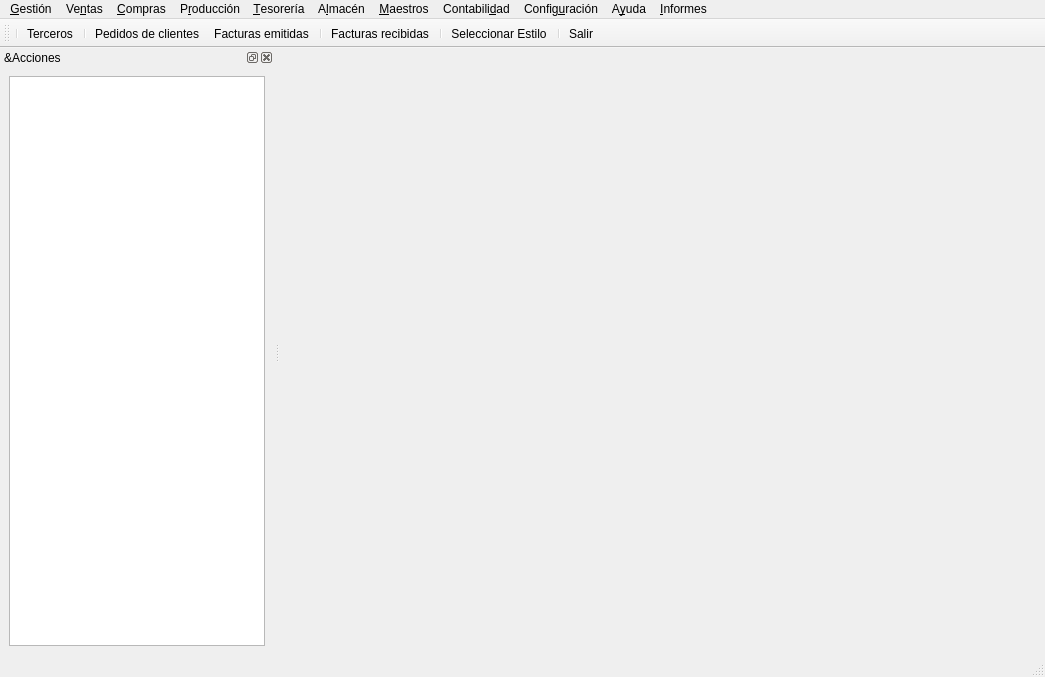
<?xml version="1.0" encoding="UTF-8"?>
<ui version="4.0">
 <class>QMainDlg</class>
 <widget class="AERPMainWindow" name="QMainDlg">
  <property name="geometry">
   <rect>
    <x>0</x>
    <y>0</y>
    <width>1045</width>
    <height>677</height>
   </rect>
  </property>
  <property name="windowTitle">
   <string>AlephERP - Aleph Sistemas de Información</string>
  </property>
  <property name="windowIcon">
   <iconset>
    <normaloff>:/aplicacion/images/alephLogoIcon.ico</normaloff>:/aplicacion/images/alephLogoIcon.ico</iconset>
  </property>
  <widget class="QWidget" name="centralwidget"/>
  <widget class="QMenuBar" name="menubar">
   <property name="geometry">
    <rect>
     <x>0</x>
     <y>0</y>
     <width>1045</width>
     <height>22</height>
    </rect>
   </property>
   <widget class="QMenu" name="menuGesti_n">
    <property name="title">
     <string>&amp;Gestión</string>
    </property>
    <addaction name="table_agenda"/>
    <addaction name="separator"/>
    <addaction name="actionClose"/>
    <addaction name="table_productos"/>
   </widget>
   <widget class="QMenu" name="menuContabilidad">
    <property name="title">
     <string>Contabili&amp;dad</string>
    </property>
    <widget class="QMenu" name="menuConfiguracionContabilidad">
     <property name="title">
      <string>&amp;Configuración</string>
     </property>
     <addaction name="table_co_grupos"/>
     <addaction name="table_co_conceptospar"/>
     <addaction name="table_co_inventario"/>
    </widget>
    <widget class="QMenu" name="menuExportar_datos">
     <property name="title">
      <string>&amp;Exportar datos</string>
     </property>
     <addaction name="actionExportContaplus"/>
    </widget>
    <addaction name="table_co_asientos"/>
    <addaction name="separator"/>
    <addaction name="table_co_cuentas"/>
    <addaction name="table_co_subcuentas"/>
    <addaction name="separator"/>
    <addaction name="menuConfiguracionContabilidad"/>
    <addaction name="separator"/>
    <addaction name="menuExportar_datos"/>
   </widget>
   <widget class="QMenu" name="menuAyuda">
    <property name="title">
     <string>A&amp;yuda</string>
    </property>
    <addaction name="actionHelp"/>
    <addaction name="separator"/>
    <addaction name="actionAbout"/>
   </widget>
   <widget class="QMenu" name="menuConfiguraci_n">
    <property name="title">
     <string>Config&amp;uración</string>
    </property>
    <addaction name="actionDocMngmnt"/>
    <addaction name="actionExportData"/>
    <addaction name="actionSelectScanSource"/>
    <addaction name="action_entornousuario"/>
    <addaction name="actionStyle"/>
    <addaction name="separator"/>
    <addaction name="table_alepherp_system"/>
    <addaction name="table_alepherp_users"/>
    <addaction name="table_alepherp_roles"/>
   </widget>
   <widget class="QMenu" name="menuTesorer_a">
    <property name="title">
     <string>&amp;Tesorería</string>
    </property>
    <widget class="QMenu" name="menuConfiguraci_n_4">
     <property name="title">
      <string>&amp;Configuración</string>
     </property>
     <addaction name="table_cajas"/>
     <addaction name="table_conceptosmovimientodinerario"/>
     <addaction name="table_comisiones"/>
     <addaction name="table_cuentasbanco"/>
     <addaction name="table_formaspago"/>
     <addaction name="table_planespago"/>
     <addaction name="table_tarjetascredito"/>
     <addaction name="table_tiposefectos"/>
    </widget>
    <addaction name="table_efectoscobro"/>
    <addaction name="table_efectospago"/>
    <addaction name="table_entradascaja"/>
    <addaction name="table_entradasbanco"/>
    <addaction name="table_traspasos"/>
    <addaction name="separator"/>
    <addaction name="menuConfiguraci_n_4"/>
   </widget>
   <widget class="QMenu" name="menuCompras">
    <property name="title">
     <string>&amp;Compras</string>
    </property>
    <widget class="QMenu" name="menuInformes_2">
     <property name="title">
      <string>&amp;Informes</string>
     </property>
     <addaction name="report_librofacturasrecibidas"/>
    </widget>
    <addaction name="table_pedidosprov"/>
    <addaction name="table_albaranesprov"/>
    <addaction name="table_facturasprov"/>
    <addaction name="separator"/>
    <addaction name="menuInformes_2"/>
   </widget>
   <widget class="QMenu" name="menuMaestros">
    <property name="title">
     <string>&amp;Maestros</string>
    </property>
    <widget class="QMenu" name="menuConfiguraci_n_General">
     <property name="title">
      <string>&amp;Configuración General</string>
     </property>
     <addaction name="table_bancos"/>
     <addaction name="table_divisas"/>
     <addaction name="table_empresas"/>
     <addaction name="table_paises"/>
     <addaction name="table_unidadesmedida"/>
     <addaction name="separator"/>
    </widget>
    <addaction name="table_centroscoste"/>
    <addaction name="table_distribucioncostes"/>
    <addaction name="table_ejercicios"/>
    <addaction name="table_gruposterceros"/>
    <addaction name="table_personas"/>
    <addaction name="table_seriesfacturacion"/>
    <addaction name="table_subcentroscoste"/>
    <addaction name="table_terceros"/>
    <addaction name="table_impuestos_irpf"/>
    <addaction name="table_impuestos"/>
    <addaction name="menuConfiguraci_n_General"/>
   </widget>
   <widget class="QMenu" name="menuAlmacen">
    <property name="title">
     <string>A&amp;lmacén</string>
    </property>
    <widget class="QMenu" name="menuConfiguraci_n_2">
     <property name="title">
      <string>&amp;Configuración</string>
     </property>
     <addaction name="table_almacenes"/>
     <addaction name="table_articulosinstanciasestadosdefiniciones"/>
     <addaction name="table_familiasarticulos"/>
     <addaction name="table_marcas"/>
     <addaction name="table_mercados"/>
    </widget>
    <addaction name="table_articulos"/>
    <addaction name="table_stocks"/>
    <addaction name="table_stocksmovimientos"/>
    <addaction name="table_articulosreservas"/>
    <addaction name="separator"/>
    <addaction name="menuConfiguraci_n_2"/>
   </widget>
   <widget class="QMenu" name="menuInformes">
    <property name="title">
     <string>&amp;Informes</string>
    </property>
    <addaction name="action_informes"/>
   </widget>
   <widget class="QMenu" name="menuVentas">
    <property name="title">
     <string>Ve&amp;ntas</string>
    </property>
    <addaction name="table_pedidoscli"/>
    <addaction name="table_albaranescli"/>
    <addaction name="table_facturascli"/>
   </widget>
   <widget class="QMenu" name="menuProducci_n">
    <property name="title">
     <string>P&amp;roducción</string>
    </property>
    <widget class="QMenu" name="menuConfiguraci_n_3">
     <property name="title">
      <string>&amp;Configuración</string>
     </property>
     <addaction name="table_actividadesproductivas"/>
     <addaction name="table_categoriasactividades"/>
     <addaction name="table_familiasservicios"/>
     <addaction name="table_operarios"/>
     <addaction name="table_tipostrabajo"/>
     <addaction name="table_servicios"/>
    </widget>
    <addaction name="table_odt"/>
    <addaction name="menuConfiguraci_n_3"/>
   </widget>
   <addaction name="menuGesti_n"/>
   <addaction name="menuVentas"/>
   <addaction name="menuCompras"/>
   <addaction name="menuProducci_n"/>
   <addaction name="menuTesorer_a"/>
   <addaction name="menuAlmacen"/>
   <addaction name="menuMaestros"/>
   <addaction name="menuContabilidad"/>
   <addaction name="menuConfiguraci_n"/>
   <addaction name="menuAyuda"/>
   <addaction name="menuInformes"/>
  </widget>
  <widget class="QStatusBar" name="statusbar"/>
  <widget class="QToolBar" name="toolBar">
   <property name="windowTitle">
    <string>Barra de Herramientas Principal</string>
   </property>
   <attribute name="toolBarArea">
    <enum>TopToolBarArea</enum>
   </attribute>
   <attribute name="toolBarBreak">
    <bool>false</bool>
   </attribute>
   <addaction name="separator"/>
   <addaction name="table_terceros"/>
   <addaction name="separator"/>
   <addaction name="table_pedidoscli"/>
   <addaction name="table_facturascli"/>
   <addaction name="separator"/>
   <addaction name="table_facturasprov"/>
   <addaction name="separator"/>
   <addaction name="actionStyle"/>
   <addaction name="separator"/>
   <addaction name="actionClose"/>
  </widget>
  <widget class="QDockWidget" name="dockWidget">
   <property name="windowTitle">
    <string>&amp;Acciones</string>
   </property>
   <attribute name="dockWidgetArea">
    <number>1</number>
   </attribute>
   <widget class="QWidget" name="dockWidgetContents">
    <layout class="QVBoxLayout" name="verticalLayout">
     <item>
      <widget class="MenuTreeWidget" name="menuTreeWidget">
       <property name="rootIsDecorated">
        <bool>true</bool>
       </property>
       <attribute name="headerVisible">
        <bool>false</bool>
       </attribute>
       <column>
        <property name="text">
         <string notr="true">1</string>
        </property>
       </column>
       <item/>
      </widget>
     </item>
    </layout>
   </widget>
  </widget>
  <action name="table_terceros">
   <property name="icon">
    <iconset>
     <normaloff>:/images/commons/clientes.png</normaloff>:/images/commons/clientes.png</iconset>
   </property>
   <property name="text">
    <string>&amp;Terceros</string>
   </property>
   <property name="toolTip">
    <string>Terceros: Clientes, proveedores, acreedores...</string>
   </property>
   <property name="statusTip">
    <string>Terceros</string>
   </property>
   <property name="whatsThis">
    <string>&lt;html&gt;&lt;head/&gt;&lt;body&gt;&lt;p&gt;Los terceros son todas aquellas entidades (personas físicas o jurídicas) que tienen interacción con la empresa, como por ejemplo, clientes, proveedores, acreedores...&lt;/p&gt;&lt;/body&gt;&lt;/html&gt;</string>
   </property>
  </action>
  <action name="actionAbout">
   <property name="text">
    <string>&amp;Acerca de...</string>
   </property>
   <property name="statusTip">
    <string>Acerca de</string>
   </property>
   <property name="whatsThis">
    <string>Acerca de</string>
   </property>
  </action>
  <action name="actionStyle">
   <property name="icon">
    <iconset>
     <normaloff>:/generales/images/display.png</normaloff>:/generales/images/display.png</iconset>
   </property>
   <property name="text">
    <string>Se&amp;leccionar Estilo</string>
   </property>
   <property name="statusTip">
    <string>Seleccionar Estilo</string>
   </property>
   <property name="whatsThis">
    <string>Seleccionar Estilo</string>
   </property>
  </action>
  <action name="actionClose">
   <property name="icon">
    <iconset>
     <normaloff>:/generales/images/close.png</normaloff>:/generales/images/close.png</iconset>
   </property>
   <property name="text">
    <string>&amp;Salir</string>
   </property>
   <property name="statusTip">
    <string>Salir</string>
   </property>
   <property name="whatsThis">
    <string>Salir</string>
   </property>
  </action>
  <action name="table_alepherp_system">
   <property name="text">
    <string>&amp;Configuración de tablas</string>
   </property>
   <property name="statusTip">
    <string>Configuración de tablas</string>
   </property>
   <property name="whatsThis">
    <string>Configuración de tablas</string>
   </property>
  </action>
  <action name="table_alepherp_users">
   <property name="text">
    <string>&amp;Gestión de usuarios</string>
   </property>
   <property name="statusTip">
    <string>Gestión de usuarios</string>
   </property>
   <property name="whatsThis">
    <string>Gestión de usuarios</string>
   </property>
  </action>
  <action name="table_alepherp_roles">
   <property name="text">
    <string>Gestión de &amp;roles</string>
   </property>
   <property name="statusTip">
    <string>Gestión de roles</string>
   </property>
   <property name="whatsThis">
    <string>Gestión de roles</string>
   </property>
  </action>
  <action name="table_conceptosmovimientodinerario">
   <property name="text">
    <string>&amp;Clasificación de movimientos dinerarios</string>
   </property>
  </action>
  <action name="table_entradascaja">
   <property name="icon">
    <iconset>
     <normaloff>:/images/commons/entradascaja.png</normaloff>:/images/commons/entradascaja.png</iconset>
   </property>
   <property name="text">
    <string>&amp;Movimientos de caja</string>
   </property>
  </action>
  <action name="table_entradasbanco">
   <property name="icon">
    <iconset>
     <normaloff>:/images/commons/entradasbanco.png</normaloff>:/images/commons/entradasbanco.png</iconset>
   </property>
   <property name="text">
    <string>Movimientos de &amp;banco</string>
   </property>
  </action>
  <action name="table_ejercicios">
   <property name="icon">
    <iconset>
     <normaloff>:/images/commons/ejerciciosfiscales.png</normaloff>:/images/commons/ejerciciosfiscales.png</iconset>
   </property>
   <property name="text">
    <string>&amp;Ejercicios Fiscales</string>
   </property>
  </action>
  <action name="table_productos">
   <property name="text">
    <string>&amp;Productos</string>
   </property>
  </action>
  <action name="table_paises">
   <property name="icon">
    <iconset>
     <normaloff>:/images/commons/paises.png</normaloff>:/images/commons/paises.png</iconset>
   </property>
   <property name="text">
    <string>&amp;Países</string>
   </property>
   <property name="toolTip">
    <string>Países</string>
   </property>
  </action>
  <action name="table_bancos">
   <property name="icon">
    <iconset>
     <normaloff>:/images/commons/bancos.png</normaloff>:/images/commons/bancos.png</iconset>
   </property>
   <property name="text">
    <string>&amp;Bancos</string>
   </property>
   <property name="toolTip">
    <string>Bancos</string>
   </property>
  </action>
  <action name="table_seriesfacturacion">
   <property name="icon">
    <iconset>
     <normaloff>:/images/commons/seriesfacturacion.png</normaloff>:/images/commons/seriesfacturacion.png</iconset>
   </property>
   <property name="text">
    <string>&amp;Series de facturación</string>
   </property>
   <property name="toolTip">
    <string>Series de facturación del sistema</string>
   </property>
  </action>
  <action name="table_planespago">
   <property name="icon">
    <iconset>
     <normaloff>:/images/commons/formaspago.png</normaloff>:/images/commons/formaspago.png</iconset>
   </property>
   <property name="text">
    <string>P&amp;lanes de pago</string>
   </property>
   <property name="toolTip">
    <string>Planes de pago</string>
   </property>
  </action>
  <action name="table_tarjetascredito">
   <property name="icon">
    <iconset>
     <normaloff>:/images/commons/tarjetascredito.png</normaloff>:/images/commons/tarjetascredito.png</iconset>
   </property>
   <property name="text">
    <string>Tar&amp;jetas de Crédito</string>
   </property>
  </action>
  <action name="table_cuentasbanco">
   <property name="icon">
    <iconset>
     <normaloff>:/images/commons/cuentasbanco.png</normaloff>:/images/commons/cuentasbanco.png</iconset>
   </property>
   <property name="text">
    <string>Cuentas &amp;Bancarias</string>
   </property>
  </action>
  <action name="table_divisas">
   <property name="icon">
    <iconset>
     <normaloff>:/images/commons/divisas.png</normaloff>:/images/commons/divisas.png</iconset>
   </property>
   <property name="text">
    <string>&amp;Divisas</string>
   </property>
  </action>
  <action name="table_personas">
   <property name="icon">
    <iconset>
     <normaloff>:/images/commons/personas.png</normaloff>:/images/commons/personas.png</iconset>
   </property>
   <property name="text">
    <string>&amp;Personas</string>
   </property>
  </action>
  <action name="action_entornousuario">
   <property name="text">
    <string>Entorno &amp;de Usuario</string>
   </property>
  </action>
  <action name="table_empresas">
   <property name="icon">
    <iconset>
     <normaloff>:/images/commons/empresas.png</normaloff>:/images/commons/empresas.png</iconset>
   </property>
   <property name="text">
    <string>&amp;Empresas</string>
   </property>
   <property name="toolTip">
    <string>Empresas dadas de alta en el sistema</string>
   </property>
   <property name="statusTip">
    <string>Empresas dadas de alta en el sistema</string>
   </property>
   <property name="whatsThis">
    <string>Empresas dadas de alta en el sistema</string>
   </property>
  </action>
  <action name="table_centroscoste">
   <property name="icon">
    <iconset>
     <normaloff>:/images/commons/centrosdecoste.png</normaloff>:/images/commons/centrosdecoste.png</iconset>
   </property>
   <property name="text">
    <string>&amp;Centros y Subcentros de coste</string>
   </property>
   <property name="iconText">
    <string>Centros de coste</string>
   </property>
   <property name="toolTip">
    <string>Centros de coste</string>
   </property>
  </action>
  <action name="table_impuestos">
   <property name="icon">
    <iconset>
     <normaloff>:/images/commons/impuestos.png</normaloff>:/images/commons/impuestos.png</iconset>
   </property>
   <property name="text">
    <string>Tipos de &amp;I.V.A.</string>
   </property>
   <property name="toolTip">
    <string>Tipos de I.V.A.</string>
   </property>
  </action>
  <action name="table_familiasarticulos">
   <property name="icon">
    <iconset>
     <normaloff>:/images/commons/familiasarticulos.png</normaloff>:/images/commons/familiasarticulos.png</iconset>
   </property>
   <property name="text">
    <string>&amp;Familias y Subfamilias de artículos</string>
   </property>
  </action>
  <action name="table_articulos">
   <property name="icon">
    <iconset>
     <normaloff>:/images/commons/articulos.png</normaloff>:/images/commons/articulos.png</iconset>
   </property>
   <property name="text">
    <string>&amp;Artículos</string>
   </property>
  </action>
  <action name="table_familiasservicios">
   <property name="icon">
    <iconset>
     <normaloff>:/images/commons/familiasservicios.png</normaloff>:/images/commons/familiasservicios.png</iconset>
   </property>
   <property name="text">
    <string>&amp;Familias de Servicios</string>
   </property>
  </action>
  <action name="table_servicios">
   <property name="icon">
    <iconset>
     <normaloff>:/images/commons/servicios.png</normaloff>:/images/commons/servicios.png</iconset>
   </property>
   <property name="text">
    <string>&amp;Servicios</string>
   </property>
   <property name="toolTip">
    <string>Servicios recibidos por la empresa por sus proveedores o acreedores, o servicios que la empresa presta.</string>
   </property>
  </action>
  <action name="table_facturasprov">
   <property name="icon">
    <iconset>
     <normaloff>:/images/commons/facturasproveedores.png</normaloff>:/images/commons/facturasproveedores.png</iconset>
   </property>
   <property name="text">
    <string>&amp;Facturas recibidas</string>
   </property>
   <property name="statusTip">
    <string>Listado de facturas recibidas de proveedores o acreedores</string>
   </property>
   <property name="whatsThis">
    <string>Listado de facturas recibidas de proveedores o acreedores</string>
   </property>
  </action>
  <action name="table_gruposterceros">
   <property name="icon">
    <iconset>
     <normaloff>:/images/commons/gruposterceros.png</normaloff>:/images/commons/gruposterceros.png</iconset>
   </property>
   <property name="text">
    <string>&amp;Grupos de Terceros</string>
   </property>
   <property name="toolTip">
    <string>Grupos de Terceros</string>
   </property>
  </action>
  <action name="table_impuestos_irpf">
   <property name="icon">
    <iconset>
     <normaloff>:/images/commons/impuestos.png</normaloff>:/images/commons/impuestos.png</iconset>
   </property>
   <property name="text">
    <string>&amp;Tipos de I.R.P.F.</string>
   </property>
   <property name="toolTip">
    <string>Tipos de I.R.P.F.</string>
   </property>
  </action>
  <action name="table_distribucioncostes">
   <property name="icon">
    <iconset>
     <normaloff>:/images/commons/distribucioncostes.png</normaloff>:/images/commons/distribucioncostes.png</iconset>
   </property>
   <property name="text">
    <string>&amp;Distribución de costes</string>
   </property>
   <property name="toolTip">
    <string>Distribución de costes</string>
   </property>
  </action>
  <action name="table_efectospago">
   <property name="icon">
    <iconset>
     <normaloff>:/images/commons/tesoreria.png</normaloff>:/images/commons/tesoreria.png</iconset>
   </property>
   <property name="text">
    <string>Efectos &amp;de Pago</string>
   </property>
   <property name="toolTip">
    <string>Documentos o recibos de pago de facturas recibidas por la empresa.</string>
   </property>
  </action>
  <action name="action_informes">
   <property name="icon">
    <iconset>
     <normaloff>:/generales/images/print.png</normaloff>:/generales/images/print.png</iconset>
   </property>
   <property name="text">
    <string>&amp;Interfaz de Informes</string>
   </property>
  </action>
  <action name="table_pedidoscli">
   <property name="icon">
    <iconset>
     <normaloff>:/images/commons/pedidoscli.png</normaloff>:/images/commons/pedidoscli.png</iconset>
   </property>
   <property name="text">
    <string>&amp;Pedidos de clientes</string>
   </property>
   <property name="toolTip">
    <string>Pedidos de clientes</string>
   </property>
  </action>
  <action name="table_formaspago">
   <property name="icon">
    <iconset>
     <normaloff>:/images/commons/money.png</normaloff>:/images/commons/money.png</iconset>
   </property>
   <property name="text">
    <string>Fo&amp;rmas de pago</string>
   </property>
   <property name="toolTip">
    <string>Formas de pago soportadas o efectuadas</string>
   </property>
  </action>
  <action name="table_efectoscobro">
   <property name="icon">
    <iconset>
     <normaloff>:/images/commons/efectoscobro.png</normaloff>:/images/commons/efectoscobro.png</iconset>
   </property>
   <property name="text">
    <string>&amp;Efectos de Cobro</string>
   </property>
   <property name="toolTip">
    <string>Efectos de Cobro</string>
   </property>
  </action>
  <action name="table_colores">
   <property name="icon">
    <iconset>
     <normaloff>:/images/printingerp/colores.png</normaloff>:/images/printingerp/colores.png</iconset>
   </property>
   <property name="text">
    <string>Colores</string>
   </property>
   <property name="toolTip">
    <string>Colores</string>
   </property>
  </action>
  <action name="table_caracteristicaspapel">
   <property name="icon">
    <iconset>
     <normaloff>:/images/printingerp/catacteristicas_tecnicas.png</normaloff>:/images/printingerp/catacteristicas_tecnicas.png</iconset>
   </property>
   <property name="text">
    <string>Características asignables a papeles</string>
   </property>
  </action>
  <action name="table_familiaspapel">
   <property name="icon">
    <iconset>
     <normaloff>:/images/printingerp/nodo_familia_papel.png</normaloff>:/images/printingerp/nodo_familia_papel.png</iconset>
   </property>
   <property name="text">
    <string>Familias de papeles</string>
   </property>
  </action>
  <action name="table_tipossubfamiliaspapel">
   <property name="icon">
    <iconset>
     <normaloff>:/images/printingerp/materiales.png</normaloff>:/images/printingerp/materiales.png</iconset>
   </property>
   <property name="text">
    <string>Tipos de Subfamilias de Papeles</string>
   </property>
  </action>
  <action name="table_papeles">
   <property name="icon">
    <iconset>
     <normaloff>:/images/printingerp/papeles.png</normaloff>:/images/printingerp/papeles.png</iconset>
   </property>
   <property name="text">
    <string>Papeles</string>
   </property>
  </action>
  <action name="table_subfamiliaspapel">
   <property name="icon">
    <iconset>
     <normaloff>:/images/printingerp/nodo_subfamilia_papel.png</normaloff>:/images/printingerp/nodo_subfamilia_papel.png</iconset>
   </property>
   <property name="text">
    <string>Subfamilias de papeles</string>
   </property>
  </action>
  <action name="table_unidadesmedida">
   <property name="icon">
    <iconset>
     <normaloff>:/images/commons/unidadesmedida.png</normaloff>:/images/commons/unidadesmedida.png</iconset>
   </property>
   <property name="text">
    <string>&amp;Unidades de Medida</string>
   </property>
  </action>
  <action name="table_operarios">
   <property name="icon">
    <iconset>
     <normaloff>:/images/printingerp/operarios.png</normaloff>:/images/printingerp/operarios.png</iconset>
   </property>
   <property name="text">
    <string>&amp;Operarios</string>
   </property>
  </action>
  <action name="table_odt">
   <property name="icon">
    <iconset>
     <normaloff>:/images/printingerp/ordendetrabajo.png</normaloff>:/images/printingerp/ordendetrabajo.png</iconset>
   </property>
   <property name="text">
    <string>&amp;Órdenes de trabajo</string>
   </property>
  </action>
  <action name="table_actividadesproductivas">
   <property name="icon">
    <iconset>
     <normaloff>:/images/printingerp/actividades.png</normaloff>:/images/printingerp/actividades.png</iconset>
   </property>
   <property name="text">
    <string>&amp;Actividades de Producción</string>
   </property>
   <property name="toolTip">
    <string>Conjunto de actividades de producción</string>
   </property>
  </action>
  <action name="table_categoriasactividades">
   <property name="icon">
    <iconset>
     <normaloff>:/images/printingerp/nodo_categorias.png</normaloff>:/images/printingerp/nodo_categorias.png</iconset>
   </property>
   <property name="text">
    <string>&amp;Categorias de Actividades de Producción</string>
   </property>
   <property name="toolTip">
    <string>Agrupación de actividades de producción</string>
   </property>
  </action>
  <action name="table_tipostrabajo">
   <property name="icon">
    <iconset>
     <normaloff>:/images/printingerp/tipostrabajo.png</normaloff>:/images/printingerp/tipostrabajo.png</iconset>
   </property>
   <property name="text">
    <string>&amp;Tipos de Trabajo</string>
   </property>
   <property name="toolTip">
    <string>Tipos de Trabajo</string>
   </property>
  </action>
  <action name="actionEnterLocalMode">
   <property name="checkable">
    <bool>true</bool>
   </property>
   <property name="icon">
    <iconset>
     <normaloff>:/generales/images/localMode.png</normaloff>:/generales/images/localMode.png</iconset>
   </property>
   <property name="text">
    <string>Entrar en &amp;modo de trabajo local</string>
   </property>
  </action>
  <action name="report_librofacturasrecibidas">
   <property name="text">
    <string>&amp;Libro de facturas recibidas</string>
   </property>
   <property name="whatsThis">
    <string>Informe para obtener el libro de facturas recibidas para el ejercicio actual, en un rango de fechas determinado.</string>
   </property>
  </action>
  <action name="table_facturascli">
   <property name="icon">
    <iconset>
     <normaloff>:/images/commons/facturasclientes.png</normaloff>:/images/commons/facturasclientes.png</iconset>
   </property>
   <property name="text">
    <string>&amp;Facturas emitidas</string>
   </property>
   <property name="toolTip">
    <string>Facturas emitidas a clientes</string>
   </property>
  </action>
  <action name="actionExportData">
   <property name="icon">
    <iconset>
     <normaloff>:/generales/images/exportdata.png</normaloff>:/generales/images/exportdata.png</iconset>
   </property>
   <property name="text">
    <string>E&amp;xportar Datos</string>
   </property>
   <property name="toolTip">
    <string>Exportar Datos</string>
   </property>
  </action>
  <action name="table_comisiones">
   <property name="icon">
    <iconset>
     <normaloff>:/images/commons/comisiones.png</normaloff>:/images/commons/comisiones.png</iconset>
   </property>
   <property name="text">
    <string>C&amp;omisiones</string>
   </property>
   <property name="toolTip">
    <string>Comisiones</string>
   </property>
  </action>
  <action name="table_subcentroscoste">
   <property name="icon">
    <iconset>
     <normaloff>:/images/commons/subcentroscoste.png</normaloff>:/images/commons/subcentroscoste.png</iconset>
   </property>
   <property name="text">
    <string>S&amp;ubcentros de coste</string>
   </property>
  </action>
  <action name="actionDocMngmnt">
   <property name="icon">
    <iconset>
     <normaloff>:/generales/images/document.png</normaloff>:/generales/images/document.png</iconset>
   </property>
   <property name="text">
    <string>&amp;Explorador del Gestor Documental</string>
   </property>
  </action>
  <action name="table_cajas">
   <property name="text">
    <string>Ca&amp;jas</string>
   </property>
  </action>
  <action name="table_traspasos">
   <property name="text">
    <string>&amp;Traspasos</string>
   </property>
   <property name="toolTip">
    <string>Traspasos</string>
   </property>
  </action>
  <action name="table_tiposefectos">
   <property name="text">
    <string>&amp;Tipos de Efectos</string>
   </property>
  </action>
  <action name="actionSelectScanSource">
   <property name="icon">
    <iconset>
     <normaloff>:/generales/images/scanner.png</normaloff>:/generales/images/scanner.png</iconset>
   </property>
   <property name="text">
    <string>&amp;Seleccionar Escaner</string>
   </property>
   <property name="toolTip">
    <string>Seleccione el escaner</string>
   </property>
  </action>
  <action name="table_agenda">
   <property name="text">
    <string>&amp;Agenda</string>
   </property>
  </action>
  <action name="actionHelp">
   <property name="icon">
    <iconset>
     <normaloff>:/generales/images/help-browser.png</normaloff>:/generales/images/help-browser.png</iconset>
   </property>
   <property name="text">
    <string>&amp;Manual de Usuario</string>
   </property>
   <property name="toolTip">
    <string>Acceso al manual completo de usuario de AlephERP</string>
   </property>
  </action>
  <action name="table_almacenes">
   <property name="text">
    <string>&amp;Almacenes</string>
   </property>
  </action>
  <action name="table_co_asientos">
   <property name="text">
    <string>&amp;Libro Diario - Asientos</string>
   </property>
  </action>
  <action name="table_co_cuentas">
   <property name="text">
    <string>&amp;Plan General de Contabilidad</string>
   </property>
  </action>
  <action name="table_co_subcuentas">
   <property name="text">
    <string>&amp;Subcuentas contables</string>
   </property>
  </action>
  <action name="table_co_grupos">
   <property name="text">
    <string>&amp;Grupos / Epigrafes</string>
   </property>
  </action>
  <action name="table_co_conceptospar">
   <property name="text">
    <string>&amp;Conceptos para partidas</string>
   </property>
  </action>
  <action name="actionExportContaplus">
   <property name="text">
    <string>&amp;Contaplus</string>
   </property>
  </action>
  <action name="table_co_inventario">
   <property name="text">
    <string>&amp;Inventario</string>
   </property>
  </action>
  <action name="table_marcas">
   <property name="text">
    <string>&amp;Marcas y modelos</string>
   </property>
  </action>
  <action name="table_mercados">
   <property name="text">
    <string>M&amp;ercados</string>
   </property>
  </action>
  <action name="table_stocks">
   <property name="text">
    <string>&amp;Stocks actuales</string>
   </property>
  </action>
  <action name="table_stocksmovimientos">
   <property name="text">
    <string>&amp;Movimientos de stocks</string>
   </property>
  </action>
  <action name="table_articulosreservas">
   <property name="text">
    <string>Reserva de artículos</string>
   </property>
  </action>
  <action name="table_pedidosprov">
   <property name="text">
    <string>Pedidos a Proveedores</string>
   </property>
  </action>
  <action name="table_albaranesprov">
   <property name="text">
    <string>Albaranes de Proveedores</string>
   </property>
  </action>
  <action name="table_albaranescli">
   <property name="text">
    <string>Albaranes de Clientes</string>
   </property>
  </action>
  <action name="table_articulosinstanciasestadosdefiniciones">
   <property name="text">
    <string>Estados de artículos</string>
   </property>
  </action>
 </widget>
 <customwidgets>
  <customwidget>
   <class>AERPMainWindow</class>
   <extends>QMainWindow</extends>
   <header>AERPMainWindow.h</header>
   <container>1</container>
  </customwidget>
  <customwidget>
   <class>MenuTreeWidget</class>
   <extends>QTreeWidget</extends>
   <header>widgets/menutreewidget.h</header>
  </customwidget>
 </customwidgets>
 <resources>
  <include location="../var/home/david/src/alepherp/trunk/src/modules/es.alephsistemas.gestion.common/modules.qrc"/>
  <include location="../var/home/david/src/alepherp/trunk/src/resources/resources.qrc"/>
 </resources>
 <connections/>
</ui>
